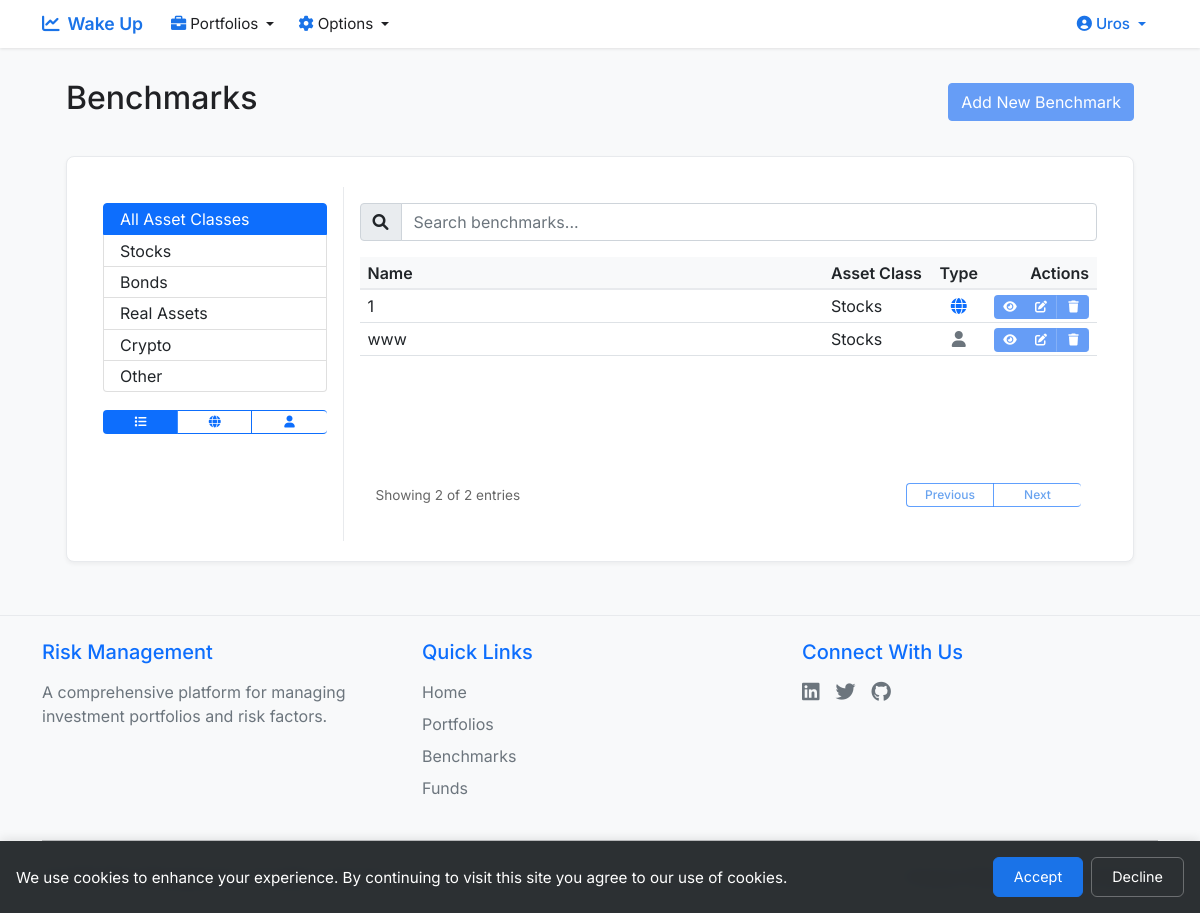
Before: /get_benchmarks (signed in) with the older database file.
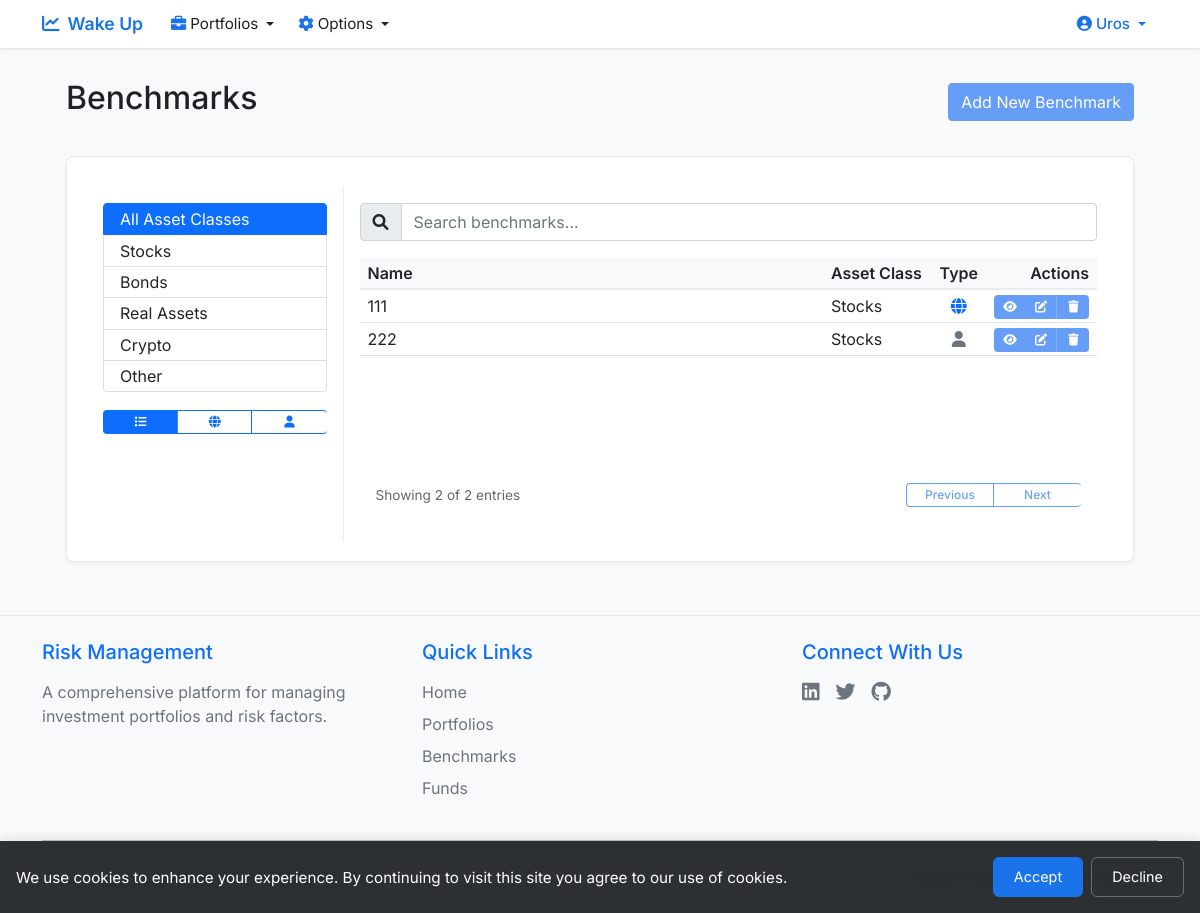
After: the same page with the newer database file.
### app.py (models this page shows, shortened)
class User(UserMixin, db.Model):
    id = db.Column(db.Integer, primary_key=True)
    email = db.Column(db.String(120), unique=True, nullable=False)
    name = db.Column(db.String(80), nullable=False)
    password_hash = db.Column(db.String(128))
    user_type = db.Column(db.String(20), default='beginner')
    created_at = db.Column(db.DateTime, default=datetime.utcnow)
    birthday = db.Column(db.Date, nullable=True)
    portfolios = db.relationship('Portfolio', backref='user', lazy=True)
    benchmarks = db.relationship('Benchmark', back_populates='user', lazy=True)
    funds = db.relationship('Fund', back_populates='user', lazy=True)
    def is_admin(self):
        return self.user_type == 'admin'

class Benchmark(db.Model):
    __tablename__ = 'benchmark'
    id = db.Column(db.Integer, primary_key=True)
    benchmark_name = db.Column(db.String(120), nullable=False)
    user_id = db.Column(db.Integer, db.ForeignKey('user.id'), nullable=False)
    generic_benchmark = db.Column(db.Integer, nullable=False, default=0)
    risk_factor_id = db.Column(db.Integer, db.ForeignKey('risk_factor.id'), nullable=True)
    beta = db.Column(db.Float, nullable=True)
    mod_duration = db.Column(db.Float, nullable=True)
    fx = db.Column(db.Float, nullable=True)
    usd = db.Column(db.Float, nullable=True)
    us = db.Column(db.Float, nullable=True)
    asset_class = db.Column(db.String(20), nullable=True)
    region = db.Column(db.String(20), nullable=True)
    developed = db.Column(db.String(20), nullable=True)
    created_at = db.Column(db.DateTime, nullable=False, default=datetime.utcnow)
    user = db.relationship('User', back_populates='benchmarks', lazy=True)
    risk_factor = db.relationship('RiskFactor', back_populates='benchmarks', lazy=True)
    funds = db.relationship('Fund', back_populates='benchmark', lazy=True)

### app.py (the view)
@app.route('/get_benchmarks')
@login_required
def get_benchmarks():
    benchmarks = Benchmark.query.filter(
        (Benchmark.generic_benchmark == 1) |  # Show all generic benchmarks
        (Benchmark.user_id == current_user.id)  # Show user's own benchmarks
    ).order_by(Benchmark.asset_class, Benchmark.benchmark_name).all()
    return render_template('benchmarks.html', benchmarks=benchmarks, asset_classes=ASSET_CLASSES)

### templates/benchmarks.html (shortened to what this page needs)
{% extends "base.html" %}
{% block content %}
<div class="container-fluid px-4">
    <div class="d-flex justify-content-between align-items-center mb-4">
        <h2>Benchmarks</h2>
        <a href="{{ url_for('new_benchmark') }}" class="btn btn-primary">Add New Benchmark</a>
    </div>
    <div class="card" style="padding: 30px 20px 20px 20px;">
        <div class="card-body p-0">
            <div class="row g-0">
                <div class="col-md-3 border-end">
                    <div class="p-3">
                        <div class="list-group">
                            <button type="button" class="list-group-item list-group-item-action active" data-asset-class="all">
                                All Asset Classes
                            </button>
                            {% for asset_class in asset_classes %}
                            <button type="button" class="list-group-item list-group-item-action" data-asset-class="{{ asset_class }}">
                                {{ asset_class }}
                            </button>
                            {% endfor %}
                        </div>
                        <div class="mt-3">
                            <div class="btn-group w-100" role="group">
                                <button type="button" class="btn btn-outline-primary active" data-benchmark-type="all" title="Show All Benchmarks">
                                    <i class="fas fa-list"></i>
                                </button>
                                <button type="button" class="btn btn-outline-primary" data-benchmark-type="generic" title="Show Generic Benchmarks">
                                    <i class="fas fa-globe"></i>
                                </button>
                                <button type="button" class="btn btn-outline-primary" data-benchmark-type="user" title="Show User-Specific Benchmarks">
                                    <i class="fas fa-user"></i>
                                </button>
                            </div>
                        </div>
                    </div>
                </div>
                <div class="col-md-9">
                    <div class="p-3 d-flex flex-column" style="height: 100%;">
                        <div class="mb-3">
                            <div class="input-group">
                                <span class="input-group-text">
                                    <i class="fas fa-search"></i>
                                </span>
                                <input type="text" class="form-control" id="searchInput" placeholder="Search benchmarks...">
                            </div>
                        </div>
                        <div class="table-container flex-grow-1 d-flex flex-column">
                            <div class="table-responsive">
                                <table class="table table-hover mb-0" id="benchmarksTable">
                                    <thead>
                                        <tr>
                                            <th style="width: 65%">Name</th>
                                            <th style="width: 15%">Asset Class</th>
                                            <th style="width: 5%; text-align: center">Type</th>
                                            <th style="width: 15%; text-align: right">Actions</th>
                                        </tr>
                                    </thead>
                                    <tbody>
                                        {% for benchmark in benchmarks %}
                                        <tr data-asset-class="{{ benchmark.asset_class }}" data-benchmark-id="{{ benchmark.id }}">
                                            <td class="text-truncate" style="max-width: 0;">{{ benchmark.benchmark_name }}</td>
                                            <td class="text-truncate" style="max-width: 0;">{{ benchmark.asset_class or '-' }}</td>
                                            <td class="text-center">
                                                {% if benchmark.generic_benchmark %}
                                                <i class="fas fa-globe" style="color: #0d6efd;" title="Generic Benchmark"></i>
                                                {% else %}
                                                <i class="fas fa-user" style="color: #6c757d;" title="User-Specific Benchmark"></i>
                                                {% endif %}
                                            </td>
                                            <td class="text-end">
                                                <div class="btn-group">
                                                    <a href="{{ url_for('view_benchmark', id=benchmark.id) }}"
                                                       class="btn btn-primary btn-sm"
                                                       title="View">
                                                        <i class="fas fa-eye"></i>
                                                    </a>
                                                    {% if current_user.is_admin() or benchmark.user_id == current_user.id %}
                                                    <a href="{{ url_for('edit_benchmark', id=benchmark.id) }}"
                                                       class="btn btn-primary btn-sm"
                                                       title="Edit">
                                                        <i class="fas fa-edit"></i>
                                                    </a>
                                                    <form action="{{ url_for('delete_benchmark', id=benchmark.id) }}" method="POST" style="display: inline;">
                                                        <button type="submit" class="btn btn-primary btn-sm"
                                                                title="Delete"
                                                                onclick="return confirm('Are you sure you want to delete this benchmark?')">
                                                            <i class="fas fa-trash"></i>
                                                        </button>
                                                    </form>
                                                    {% endif %}
                                                </div>
                                            </td>
                                        </tr>
                                        {% endfor %}
                                    </tbody>
                                </table>
                            </div>
                            <div class="d-flex justify-content-between align-items-center mt-3">
                                <div class="ps-3 pagination-text">
                                    Showing <span id="showingCount">0</span> of <span id="totalCount">0</span> entries
                                </div>
                                <div class="btn-group pe-3">
                                    <button type="button" class="btn btn-outline-primary" id="prevPage" disabled>Previous</button>
                                    <button type="button" class="btn btn-outline-primary" id="nextPage" disabled>Next</button>
                                </div>
                            </div>
                        </div>
                    </div>
                </div>
            </div>
        </div>
    </div>
</div>
{% endblock %}

### templates/base.html (shortened to what this page needs)
<!DOCTYPE html>
<html lang="en">
<head>
    <link href="https://cdn.jsdelivr.net/npm/bootstrap@5.1.3/dist/css/bootstrap.min.css" rel="stylesheet">
    <link href="https://cdnjs.cloudflare.com/ajax/libs/font-awesome/6.0.0/css/all.min.css" rel="stylesheet">
</head>
<body>
    <nav class="navbar navbar-expand-lg">
        <div class="container">
            <a class="navbar-brand" href="{{ url_for('home') }}">
                <i class="fas fa-chart-line me-2"></i>Wake Up
            </a>
            <div class="collapse navbar-collapse" id="navbarNav">
                <ul class="navbar-nav me-auto">
                    {% if current_user.is_authenticated %}
                    <li class="nav-item dropdown">
                        <a class="nav-link dropdown-toggle" href="#" id="portfoliosDropdown" role="button" data-bs-toggle="dropdown">
                            <i class="fas fa-briefcase me-1"></i>Portfolios
                        </a>
                    </li>
                    <li class="nav-item dropdown">
                        <a class="nav-link dropdown-toggle" href="#" id="optionsDropdown" role="button" data-bs-toggle="dropdown">
                            <i class="fas fa-cog me-1"></i>Options
                        </a>
                    </li>
                    {% endif %}
                </ul>
                <ul class="navbar-nav ms-auto">
                    {% if current_user.is_authenticated %}
                    <li class="nav-item dropdown">
                        <a class="nav-link dropdown-toggle profile-link" href="#" id="profileDropdown" role="button" data-bs-toggle="dropdown">
                            <i class="fas fa-user-circle me-1"></i>{{ current_user.name }}
                        </a>
                    </li>
                    {% endif %}
                </ul>
            </div>
        </div>
    </nav>
    <div class="main-content">
        <div class="container mt-4 pb-5">
            {% block content %}{% endblock %}
        </div>
    </div>
    <div id="cookieConsent" class="cookie-consent" style="display: none;">
        <div class="cookie-content">
            <p>We use cookies to enhance your experience. By continuing to visit this site you agree to our use of cookies.</p>
            <div class="cookie-buttons">
                <button onclick="acceptCookies()" class="btn btn-primary">Accept</button>
                <button onclick="declineCookies()" class="btn btn-secondary">Decline</button>
            </div>
        </div>
    </div>
    <footer class="footer mt-auto py-4 bg-light">
        <div class="container">
            <div class="row">
                <div class="col-md-4 mb-3 mb-md-0">
                    <h5 class="text-primary mb-3">Risk Management</h5>
                    <p class="text-muted mb-0">A comprehensive platform for managing investment portfolios and risk factors.</p>
                </div>
                <div class="col-md-4 mb-3 mb-md-0">
                    <h5 class="text-primary mb-3">Quick Links</h5>
                    <ul class="list-unstyled">
                        <li class="mb-2"><a href="{{ url_for('home') }}" class="text-decoration-none text-muted">Home</a></li>
                        <li class="mb-2"><a href="{{ url_for('get_portfolios') }}" class="text-decoration-none text-muted">Portfolios</a></li>
                        <li class="mb-2"><a href="{{ url_for('get_benchmarks') }}" class="text-decoration-none text-muted">Benchmarks</a></li>
                        <li class="mb-2"><a href="{{ url_for('get_funds') }}" class="text-decoration-none text-muted">Funds</a></li>
                    </ul>
                </div>
                <div class="col-md-4">
                    <h5 class="text-primary mb-3">Connect With Us</h5>
                    <div class="d-flex gap-3">
                        <a href="#" class="text-muted text-decoration-none" title="LinkedIn">
                            <i class="fab fa-linkedin fa-lg"></i>
                        </a>
                        <a href="#" class="text-muted text-decoration-none" title="Twitter">
                            <i class="fab fa-twitter fa-lg"></i>
                        </a>
                        <a href="#" class="text-muted text-decoration-none" title="GitHub">
                            <i class="fab fa-github fa-lg"></i>
                        </a>
                    </div>
                </div>
            </div>
            <div class="row align-items-center">
                <div class="col-md-6 text-center text-md-start">
                    <p class="text-muted mb-0">&copy; {{ now.year }} Risk Management. All rights reserved.</p>
                </div>
                <div class="col-md-6 text-center text-md-end">
                    <a href="{{ url_for('privacy_policy') }}" class="text-muted text-decoration-none me-3">Privacy Policy</a>
                    <a href="#" class="text-muted text-decoration-none">Terms of Service</a>
                </div>
            </div>
        </div>
    </footer>
</body>
</html>

Changed rows visible on the page:
removed Benchmark: benchmark_name "1", asset_class "Stocks", generic_benchmark 1 (drawn)
removed Benchmark: benchmark_name "www", asset_class "Stocks", generic_benchmark 0 (drawn)
added Benchmark: benchmark_name "111", asset_class "Stocks", generic_benchmark 1 (drawn)
added Benchmark: benchmark_name "222", asset_class "Stocks", generic_benchmark 0 (drawn)
